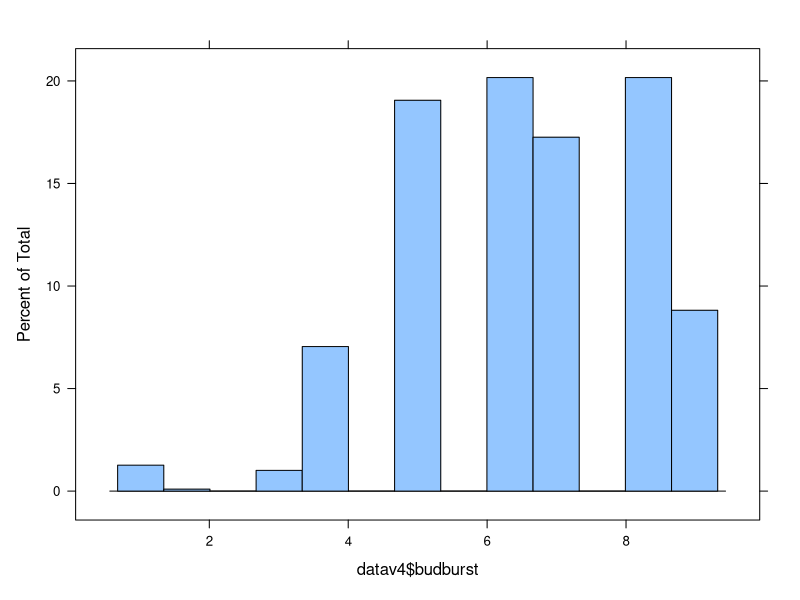
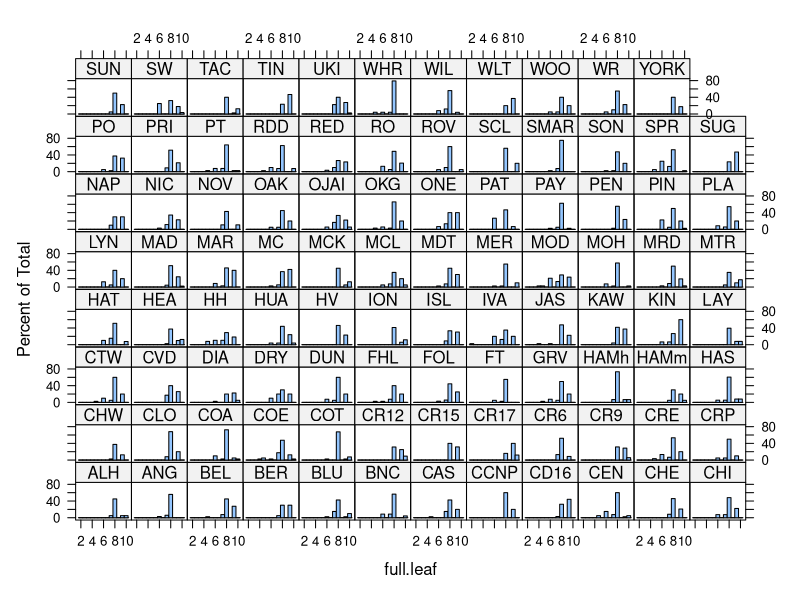
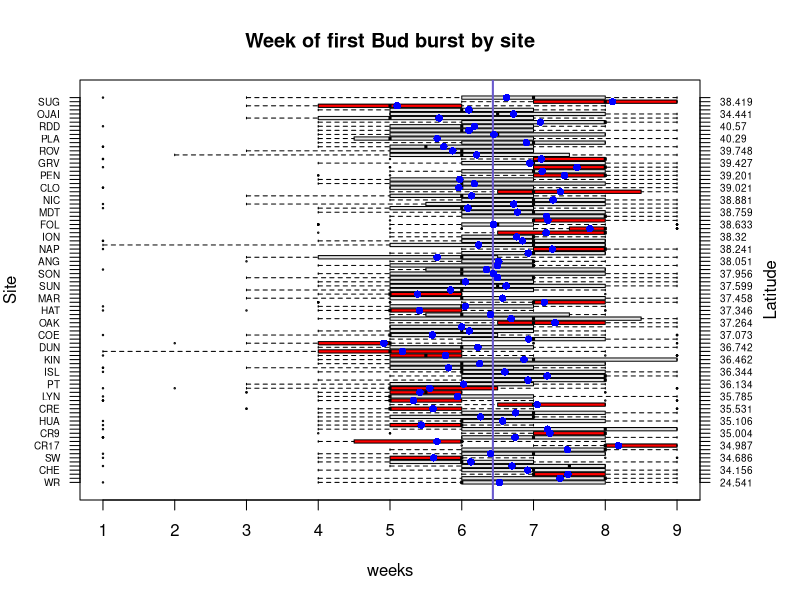
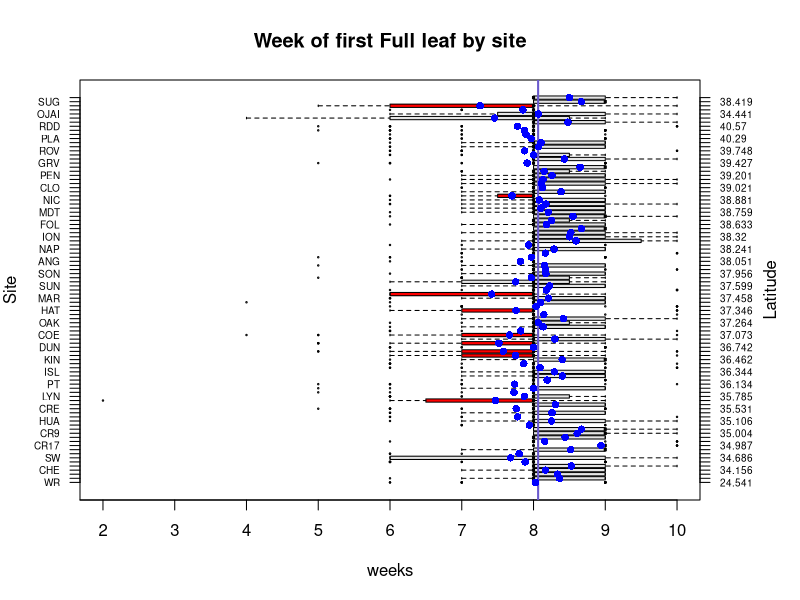

Reproduce these figures in R, in order.
# Getting started
# Started: April 24, 2015. Begin to assemble data, and improve legibility
library(foreign)
library(lattice)
library(dplyr)

setwd("/Users/SamKrasnobrod/GitHub/OakResearchRepoSP2015") # Samuel
setwd("C:/GitHub/OakResearchRepoSP2015") # Robin

##########################################################################################################################
datav2 <- read.csv("ChicoPhenv2.csv", header=TRUE, stringsAsFactors=FALSE)

weeks <- which(grepl("^week", names(datav2), ignore.case=TRUE))


# Add a count of days from planting until bud burst (First recorded 1)
bb <- rep(NA, NROW(datav2))
for(i in 1:NROW(datav2)){
  x <- min(which(datav2[i,weeks]>0
           & !is.na(datav2[i,weeks])))
  bb[i] <- ifelse(x<Inf, x, NA)
}
datav2$budburst <- bb

# Add a count of weeks from planting until full leafs (First recorded 5)
fl <- rep(NA, NROW(datav2))
for(i in 1:NROW(datav2)){
  x <- min(which(datav2[i,weeks]==5))
  fl[i] <- ifelse(x<Inf, x, NA)
}
datav2$full.leaf <- fl

# Do some data cleaning to site name
# - If the site name starts with TAC, then replace it with "TAC" only, otherwise keep original value
datav2$site <- ifelse(grepl("^TAC", datav2$site, ignore.case=TRUE), "TAC", datav2$site)

# Only keep records with valid site names.
site.factor <- as.factor(datav2$site) # converted site to a temp factor variable
bad.levels <- levels(site.factor)[1:13] # listed invalid site names
`%ni%` <- Negate(`%in%`) #Define a new function that is "not in"
datav3 <- subset(datav2, datav2$site %ni% bad.levels) #subset the data to only keep records without bad names


# merge on lat & long data by tree
latlong      <- read.csv("Source data copy.csv", header=TRUE,  stringsAsFactors=FALSE)
latlong$site <- ifelse(grepl("^TAC", latlong$Site.abb., ignore.case=TRUE), "TAC", latlong$Site.abb.)
 # Create a new Tree ID
latlong$id <- with(latlong, paste(site ,  Acc..No., Tree.No., sep='-'))
datav3$id  <- datav3$Use.this.tree
latlong    <- latlong[,-c(1:4)]

# merge on matching  variables (site, tree id)
datav4 <- left_join (datav3, latlong)
datav4$sitelat <- reorder(datav4$site, datav4$Latitude, min)
datav4 <- datav4[,-c(5:7)]


# clean up
rm(bb, fl, site.factor, weeks, i, bad.levels, datav2, x, latlong, datav3);gc()

#################################################################################################
## Use bb or fl against site in anova

histogram(datav4$budburst) #shows bb for weeks 1-8
histogram(~full.leaf | site, data=datav4)

# OVERALL MEANS - TO BE PLOTTED AS THE VERTICAL LINE
mean.total.bb <- mean(datav4$budburst, na.rm=TRUE)
mean.total.fl <- mean(datav4$full.leaf, na.rm=TRUE)

# CALCULATE summary statistics PER SITE
# Also create a vector of colors, where if the Q1 is above the mean or Q3 is below the mean color it red.
# -- this is data management code using dplyr. High end novice stage learning, but easier
# -- sometimes to use.
bysite <- datav4 %>%
          group_by(sitelat) %>%
          summarise(mean.bb = mean(budburst, na.rm=TRUE),
                    mean.fl = mean(full.leaf, na.rm=TRUE),
                    q1.bb = quantile(budburst,.25, na.rm=TRUE),
                    q3.bb = quantile(budburst,.75, na.rm=TRUE),
                    q1.fl = quantile(full.leaf,.25, na.rm=TRUE),
                    q3.fl = quantile(full.leaf,.75, na.rm=TRUE),
                    minlat = round(min(Latitude, na.rm=TRUE), 3)) %>%
    mutate(color.bb = ifelse(q1.bb>mean.total.bb | q3.bb<mean.total.bb, "red", "gray90"),
           color.fl = ifelse(q1.fl>mean.total.fl | q3.fl<mean.total.fl, "red", "gray90"))



#### PLOT BUDBURST DISTRIBUTION BY SITE ###
y <- NROW(bysite)

png(filename="budburst.png", width=480, height=1100) # get this height looking good before copy
par(mar=c(5,4,4,5))
boxplot(budburst~sitelat, data=datav4, horizontal=TRUE, axes=FALSE,
        col=bysite$color.bb, cex=.2, ylab="Site",
        main="Week of first Bud burst by site", xlab="weeks")
axis(2, las=2, at=1:y, label=bysite$sitelat, cex.axis=0.6)
axis(4, las=2, at=1:y, label=bysite$minlat,cex.axis=0.6)
mtext(side=4, line=3, "Latitude")
axis(1, at=1:10)
box()
abline(v=mean.total.bb, col="slateblue", lwd=2)
points(bysite$mean.bb, 1:y, col="blue", pch=16)

dev.off()

# Copy/paste all above code and change to fl
png(filename="full.leaf.png", width=480, height=1100)
par(mar=c(5,4,4,5))
boxplot(full.leaf~sitelat, data=datav4, horizontal=TRUE, axes=FALSE,
        col=bysite$color.fl, cex=.2, ylab="Site",
        main="Week of first Full leaf by site", xlab="weeks")
axis(2, las=2, at=1:y, label=bysite$sitelat, cex.axis=0.6)
axis(4, las=2, at=1:y, label=bysite$minlat,cex.axis=0.6)
mtext(side=4, line=3, "Latitude")
axis(1, at=1:10)
box()
abline(v=mean.total.fl, col="slateblue", lwd=2)
points(bysite$mean.fl, 1:y, col="blue", pch=16)

dev.off()

######################################################################

summary(aov(budburst~site, data=datav4)) #anova bb against site
summary(aov(full.leaf~site, data=datav4))


## Setup histogram with lattice for anova results